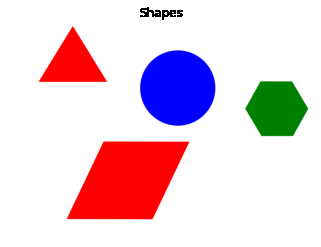
#> input picture resources/shapes/shapes.png, 321 x 247 px, found by its file name
$ python -i contours_finder.py   (imports and definitions only)
#> lines starting #> are read from the running program, lines starting #| are printed output that depends on the picture; after the words box and inside, x2 and y2 are one past the last pixel; in counts of white or black regions, pixels touching at a corner belong together
import cv2
# import numpy as np
# from matplotlib import pyplot as plt


def find_contours():
    img = cv2.imread('resources/shapes.png')
#> img is the input picture: shape (247, 321, 3); mean B, G, R 218.3, 208.2, 231.6
    gray = cv2.cvtColor(img, cv2.COLOR_BGR2GRAY)
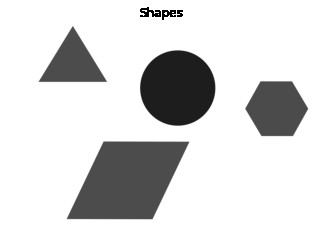
#> gray: shape (247, 321); min 0, max 255, mean 216.3

    _, threshold = cv2.threshold(gray, 127, 255, cv2.THRESH_BINARY)
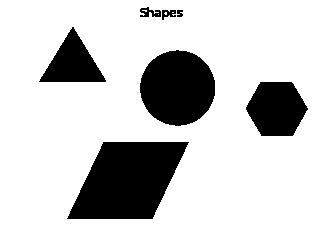
#> threshold: shape (247, 321); 80.2% white; 7 black regions

    contours, _ = cv2.findContours(
        threshold, cv2.RETR_TREE, cv2.CHAIN_APPROX_SIMPLE)
#> contours = 12 contours, 4 with area under 20; largest, box (x1, y1, x2, y2) and area: (0, 0, 321, 247) 78720, (66, 141, 190, 220) 6742, (139, 49, 216, 127) 4537, (245, 81, 309, 137) 2622, (38, 26, 107, 83) 1986, (139, 6, 162, 18) 170, (161, 9, 177, 21) 120, (176, 9, 184, 18) 49

    i = 0

    for contour in contours:

        if i == 0:
            i = 1
            continue

        approx = cv2.approxPolyDP(
            contour, 0.01 * cv2.arcLength(contour, True), True)

        cv2.drawContours(img, [contour], 0, (0, 0, 255), 5)

        M = cv2.moments(contour)
        if M['m00'] != 0.0:
            x = int(M['m10'] / M['m00'])
            y = int(M['m01'] / M['m00'])

        if len(approx) == 3:
            cv2.putText(img, 'Triangle', (x, y),
                        cv2.FONT_HERSHEY_SIMPLEX, 0.6, (0, 0, 0), 2)

        elif len(approx) == 4:
            cv2.putText(img, 'Quadrilateral', (x, y),
                        cv2.FONT_HERSHEY_SIMPLEX, 0.6, (0, 0, 0), 2)

        elif len(approx) == 5:
            cv2.putText(img, 'Pentagon', (x, y),
                        cv2.FONT_HERSHEY_SIMPLEX, 0.6, (0, 0, 0), 2)

        elif len(approx) == 6:
            cv2.putText(img, 'Hexagon', (x, y),
                        cv2.FONT_HERSHEY_SIMPLEX, 0.6, (0, 0, 0), 2)

        else:
            cv2.putText(img, 'Circle', (x, y),
                        cv2.FONT_HERSHEY_SIMPLEX, 0.6, (0, 0, 0), 2)
#> this loop made 12 passes
#> (approx, x, y) on passes 2, 5: ([[103, 141], [189, 142], [152, 219], [66, 218]], 127, 180), ([[38, 81], [72, 26], [106, 80]], 72, 62)
#> (x, y) on passes 3, 4, 6, 7, 9, 10: (276, 108), (177, 87), (179, 12), (167, 13), (165, 13), (149, 12)
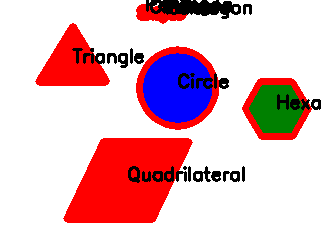
#> img: shape (247, 321, 3); 11.29% of pixels changed, all inside (x1, y1, x2, y2) = (35, 0, 321, 223)
#> after the loop, i = 1

    cv2.namedWindow('shapes', cv2.WINDOW_NORMAL)
    cv2.resizeWindow('shapes', 800, 600)
    cv2.imshow('shapes', img)

    cv2.waitKey(0)
    cv2.destroyAllWindows()

>>> result = find_contours()
